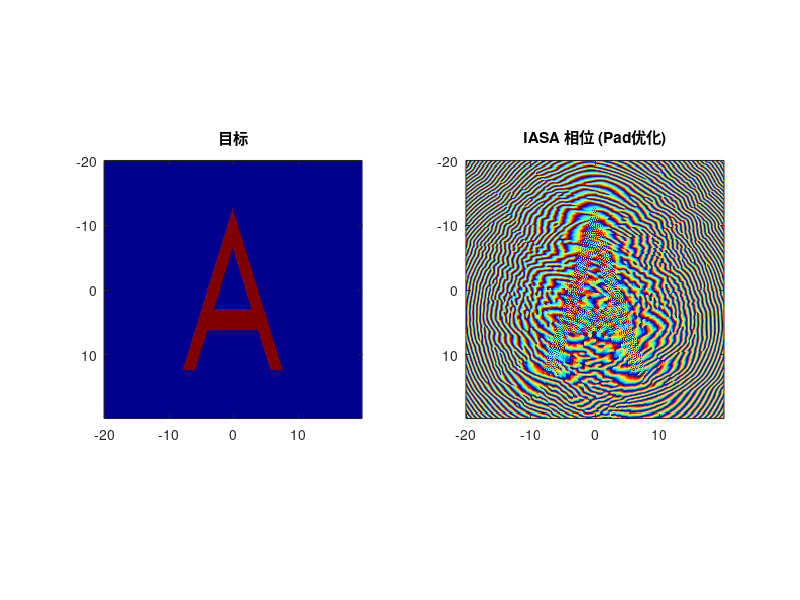
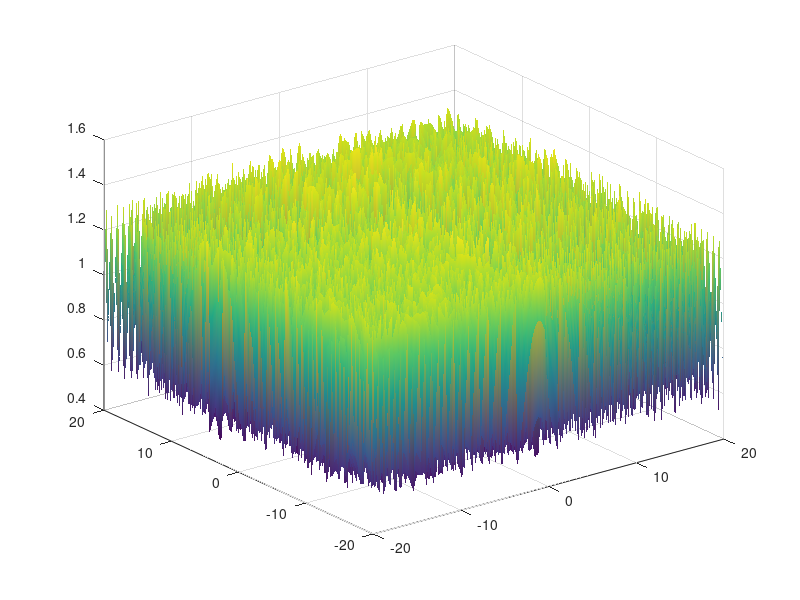

Reproduce these figures in MATLAB, in order. (Note: this script raises an error after producing the figures.)
clear; close all; clc;
%% 1. 网格及参数设定 (完全保持原样)
Nx = 256;
Lx = 40e-3;
Ny = Nx; Ly = Lx;
System_Offset = 2.03e-3;
z_target_dist = 20e-3; % 目标距离
%z_target_dist = z_target_dist+System_Offset;
f0 = 4.0e6;
c_water = 1480;
c_board = 2430;
density_water = 997;
density_board = 1100;
lambda_water = c_water / f0;
dx = Lx / Nx;
dy = dx;
dz = dx;
Nz = 384;
Lz = Nz * dz;
x = (-Nx/2 : Nx/2-1) * dx;
fprintf('网格尺寸: %d x %d x %d, dx=%.4f mm\n', Nx, Ny, Nz, dx*1e3);

%% 2. 目标定义 (保持原样)
fprintf('目标图案定义\n');
imag_target = zeros(Nx, Ny);
h_A = 160;       % 高度
w_base = 100;    % 底部宽度
thickness = 22;  % 粗细
bar_pos = 50;    % 横高
bar_width = 20;  % 横宽
cx = round(Nx/2);
cy = round(Ny/2);
x_top = cx - h_A/2;
x_bottom = cx + h_A/2;
slope = h_A / (w_base/2);
[Y_grid, X_grid] = meshgrid(1:Ny, 1:Nx);
dx_outer = X_grid - x_top;
dy_abs = abs(Y_grid - cy);
width_at_x = dx_outer / slope;
mask_outer = (dx_outer >= 0) & (dx_outer <= h_A) & (dy_abs <= width_at_x);
x_top_inner = x_top + thickness * 1.8; % 视觉调整系数，保证厚度适中
dx_inner = X_grid - x_top_inner;
width_inner_at_x = dx_inner / slope;
mask_inner_cone = (dx_inner >= 0) & (dy_abs <= width_inner_at_x);
% 横杠
x_bar_start = x_bottom - bar_pos - bar_width/2;
x_bar_end   = x_bottom - bar_pos + bar_width/2;
mask_bar = (X_grid >= x_bar_start) & (X_grid <= x_bar_end);
%组合逻辑
imag_target = mask_outer & (~mask_inner_cone | mask_bar);
imag_target = double(imag_target > 0.5);

%% 3. IASA 迭代 (保持原样)
fprintf('运行 IASA (引入 Padding 和 乘性权重优化)...\n');
pad_factor = 2;
Nx_pad = Nx * pad_factor;
Ny_pad = Ny * pad_factor;
Lx_pad = Lx * pad_factor;
dk_pad = 2 * pi / Lx_pad;
kx_pad = (-Nx_pad/2 : Nx_pad/2-1) * dk_pad;
[Kx_pad, Ky_pad] = meshgrid(kx_pad, kx_pad);

k_water = 2 * pi / lambda_water;
Kz_sq = k_water^2 - Kx_pad.^2 - Ky_pad.^2;
Kz_sq(Kz_sq < 0) = 0;
H_forward = exp(1i * sqrt(Kz_sq) * z_target_dist);
H_backward = exp(-1i * sqrt(Kz_sq) * z_target_dist);
rng(9426);
board_phase_pad = zeros(Nx_pad, Ny_pad);
board_phase_pad(Nx/2+1:Nx/2+Nx, Ny/2+1:Ny/2+Ny) = exp(1i * rand(Nx, Nx) * 2 * pi);

target_pad = zeros(Nx_pad, Ny_pad);
target_pad(Nx/2+1:Nx/2+Nx, Ny/2+1:Ny/2+Ny) = imag_target;
weight_pad = target_pad * 1.5;
mask_roi = (target_pad > 0.5);
mask_dark = (target_pad < 0.5);

epoch = 150;
for i = 1:epoch
    U_source = zeros(Nx_pad, Ny_pad);
    center_phase = angle(board_phase_pad(Nx/2+1:Nx/2+Nx, Ny/2+1:Ny/2+Ny));
    U_source(Nx/2+1:Nx/2+Nx, Ny/2+1:Ny/2+Ny) = 1.0 .* exp(1i * center_phase);

    A_source = fftshift(fft2(ifftshift(U_source)));
    A_target = A_source .* H_forward;
    U_target = fftshift(ifft2(ifftshift(A_target)));

    rec_amp = abs(U_target);
    peak_val = max(rec_amp(mask_roi));
    if peak_val == 0, peak_val = max(rec_amp(:)); end
    rec_amp_norm = rec_amp / peak_val;

    if i > 5
        beta = 0.8;
        correction = (target_pad(mask_roi) ./ (rec_amp_norm(mask_roi) + 1e-6)) .^ beta;
        weight_pad(mask_roi) = weight_pad(mask_roi) .* correction;
        weight_pad(weight_pad > 10) = 10;
        weight_pad(mask_dark) = 0;
    end
    current_weight = weight_pad;
    U_target_constrained = weight_pad .* exp(1i * angle(U_target));
    A_target_cons = fftshift(fft2(ifftshift(U_target_constrained)));
    A_source_cons = A_target_cons .* H_backward;
    U_source_new = fftshift(ifft2(ifftshift(A_source_cons)));

    board_phase_pad = U_source_new;
end

holo_phase = angle(board_phase_pad(Nx/2+1:Nx/2+Nx, Ny/2+1:Ny/2+Ny));
figure(1);
subplot(1,2,1); imagesc(x*1e3, x*1e3, imag_target); axis image; colormap gray; title('目标');
subplot(1,2,2); imagesc(x*1e3, x*1e3, holo_phase); axis image; colormap jet; title('IASA 相位 (Pad优化)');

%% 相位转厚度 (保持原样)
k_board = 2 * pi * f0 / c_board;
k_diff = k_water - k_board;
phase_unwrapped = holo_phase + pi;

%% 构建厚度 (保持原样)
thickness_map = phase_unwrapped / k_diff;
thickness_map = imgaussfilt(thickness_map, 0.4);
min_base = 3 * dx;
thickness_map = thickness_map + min_base;
figure(2);
surf(x*1e3, x*1e3, thickness_map*1e3);
shading interp; colormap parula; colorbar;
title('透镜厚度分布 (mm)');
xlabel('x (mm)'); ylabel('y (mm)'); zlabel('Height (mm)');

%% k-Wave 介质建模 (保持原样)
fprintf('仿真环境构建\n');
kgrid = kWaveGrid(Nx, dx, Ny, dy, Nz, dz);
medium.sound_speed = c_water * ones(Nx, Ny, Nz);
medium.density = density_water * ones(Nx, Ny, Nz);
pml_size = 10;
source_z_idx = pml_size + 5;

%% 厚度构建-正向构建 (保持原样)
thickest = max(thickness_map(:));
z_board_stat_idx = source_z_idx + 1;
net_num_board = round(thickness_map / dz);
fprintf('构建透镜...\n');
for i = 1:Nx
    for j = 1:Ny
        n_layers = net_num_board(i, j);
        if n_layers > 0
            z_start = z_board_stat_idx;
            z_end = z_board_stat_idx + n_layers-1;
            medium.sound_speed(i, j, z_start:z_end) = c_board;
            medium.density(i, j, z_start:z_end) = density_board;
        end
    end
end

%% 时间 (保持原样)
fprintf('时间设置\n');
cfl = 0.3;
t_end = (Lz * 1.5) / c_water;
kgrid.makeTime(medium.sound_speed, cfl, t_end);

%% 6. 声源定义
% === [修改部分 Start] 恢复为平面波声源 ===
% 原逻辑直接加了相位，这里因为已经有物理透镜，必须使用无相位的平面波
source.p_mask = zeros(Nx, Ny, Nz);
source.p_mask(:, :, source_z_idx) = 1;
fprintf('构建平面波声源 (相位由物理透镜调制)\n');
t_vec = kgrid.t_array;
source_sig = sin(2 * pi * f0 * t_vec); % 纯正弦波

% 加一个简单的斜坡窗减少瞬态冲击
ramp_pts = round(2 / f0 / kgrid.dt);
window = [linspace(0,1,ramp_pts), ones(1, kgrid.Nt-ramp_pts)];
source.p = source_sig .* window;
source.p_mode = 'dirichlet';
% === [修改部分 End] ===

%% 7. Sensor 放置
% === [修改部分 Start] 同时放置出口平面与目标平面的Sensor ===
fprintf('sensor设置 (双平面记录)\n');
sensor.mask = zeros(Nx, Ny, Nz);

% 1. 记录出口平面 (用于校验透镜转换质量)
z_board_exit_idx = z_board_stat_idx + round(thickest/dz) + 1;
sensor.mask(:, :, z_board_exit_idx) = 1;

% 2. 记录目标平面 (用于量化评估)
target_plane_idx = z_board_exit_idx + round(z_target_dist / dz);
sensor.mask(:, :, target_plane_idx) = 1;

sensor.record = {'p'};
sensor.record_start_index = kgrid.Nt - round(3/f0/kgrid.dt);
fprintf('  - 出口校验面 Z Index: %d\n', z_board_exit_idx);
fprintf('  - 目标聚焦面 Z Index: %d\n', target_plane_idx);
% === [修改部分 End] ===

%% 8. 仿真 (保持原样)
fprintf('仿真开始\n');
input_args = {
    'PMLInside', true, ...
    'PMLSize', 10, ...
    'PlotPML', false, ...
    'PlotSim', false, ...
    'DataCast', 'gpuArray-single'
};
try
    sensor_data = kspaceFirstOrder3D(kgrid, medium, source, sensor, input_args{:});
catch
    disp('GPU 失败，切换 CPU...');
    input_args = input_args(1:end-2);
    sensor_data = kspaceFirstOrder3D(kgrid, medium, source, sensor, input_args{:});
end

%% 9. 数据处理
% === [修改部分 Start] 恢复FFT处理，同时输出相位图和声压图 ===
if isfield(sensor_data, 'p')
    fprintf('处理结果 (FFT提取复振幅)\n');
    p_raw = gather(sensor_data.p);
    [~, Nt_rec] = size(p_raw);

    % FFT 计算基频分量
    p_fft = fft(p_raw, [], 2);
    [~, f_idx] = min(abs( (0:Nt_rec-1)/Nt_rec/kgrid.dt - f0 ));
    p_complex = p_fft(:, f_idx);

    % 还原为 3D 场数据
    p_field_3d = zeros(Nx, Ny, Nz);
    mask_indices = find(sensor.mask);
    p_field_3d(mask_indices) = p_complex;

    % ----- 1. 出口相位校验与作图 -----
    sim_exit_complex = p_field_3d(:, :, z_board_exit_idx);
    sim_exit_phase_raw = angle(sim_exit_complex);

    % 复数域相位对齐以消除传播造成的全局相位差
    complex_diff = exp(1i * sim_exit_phase_raw) ./ exp(1i * holo_phase);
    global_phase_offset = angle(mean(complex_diff(:)));
    sim_exit_phase_aligned = angle(exp(1i * (sim_exit_phase_raw - global_phase_offset)));

    figure(5); clf;
    set(gcf, 'Position', [100, 100, 1000, 400]);
    subplot(1,3,1); imagesc(x*1e3, x*1e3, holo_phase); axis image; colormap hsv; clim([-pi, pi]); title('1. 设计相位 (IASA)');
    subplot(1,3,2); imagesc(x*1e3, x*1e3, sim_exit_phase_aligned); axis image; colormap hsv; clim([-pi, pi]); title('2. 物理透镜出口相位');
    phase_error = angle(exp(1i * (sim_exit_phase_aligned - holo_phase)));
    subplot(1,3,3); imagesc(x*1e3, x*1e3, abs(phase_error)); axis image; colormap gray; clim([0, 1]); colorbar; title('3. 差异残差 (黑=完美)');
    sgtitle('物理厚度构建质量校验');

    % ----- 2. 目标平面提取与作图 -----
    img_recon = abs(p_field_3d(:, :, target_plane_idx));
    img_recon = img_recon / max(img_recon(:)); % 归一化

    figure(6); clf;
    set(gcf, 'Position', [100, 100, 1000, 400]);
    subplot(1,3,1); imagesc(x*1e3, x*1e3, imag_target); axis image; colormap gray; title('原始目标'); xlabel('mm');
    subplot(1,3,2); imagesc(x*1e3, x*1e3, img_recon); axis image; colormap jet; title('k-Wave 实体透镜聚焦重建'); xlabel('mm');
    subplot(1,3,3);
    center_row = round(Nx/2);
    plot(x*1e3, imag_target(center_row, :), 'k--', 'LineWidth', 1.5); hold on;
    plot(x*1e3, img_recon(center_row, :), 'r-', 'LineWidth', 1.5);
    legend('Target', 'Simulated'); title('中心剖面线'); grid on; xlabel('mm');
end
% === [修改部分 End] ===

%% 10. 量化评估 (保持原逻辑，仅微调打印格式防报错)
fprintf('计算量化指标...\n');
R = double(imag_target);
A = double(img_recon);
R = (R - min(R(:))) / (max(R(:)) - min(R(:)));
A = (A - min(A(:))) / (max(A(:)) - min(A(:)));

R_mean = mean(R(:));
A_mean = mean(A(:));
numerator = sum(sum((R - R_mean) .* (A - A_mean)));
denominator = sqrt(sum(sum((R - R_mean).^2)) * sum(sum((A - A_mean).^2)));
val_corr = numerator / denominator;

val_nmse = sum(sum((R - A).^2)) / sum(sum(R.^2));

mse = mean((R(:) - A(:)).^2);
A_max = max(A(:));
if mse == 0
    val_psnr = Inf;
else
    val_psnr = 20 * log10(A_max / sqrt(mse));
end

try
    val_ssim = ssim(A, R);
catch
    val_ssim = NaN;
    warning('SSIM 计算需要 Image Processing Toolbox');
end

fprintf('========================================\n');
fprintf('IASA参数:\n');
fprintf('迭代数: %d\n', epoch);
fprintf('\n');

fprintf('========================================\n');
fprintf('仿真参数:\n');
fprintf('目标平面距离: %.4f\n', z_target_dist);
fprintf('完美匹配层大小: %d 格\n', pml_size); % 修改了这里的单位防报错
fprintf('source位置 Z Index: %d\n', source_z_idx); % 修改了格式防报错
fprintf('目标平面位置 Z Index: %d\n', target_plane_idx);
fprintf('\n');

fprintf('========================================\n');
fprintf('图像重建质量评估 (实体透镜仿真):\n');
fprintf('Correlation (接近1越好): %.4f\n', val_corr);
fprintf('NMSE        (越低越好) : %.4f\n', val_nmse);
fprintf('PSNR        (越高越好) : %.2f dB\n', val_psnr);
fprintf('SSIM        (接近1越好): %.4f\n', val_ssim);
